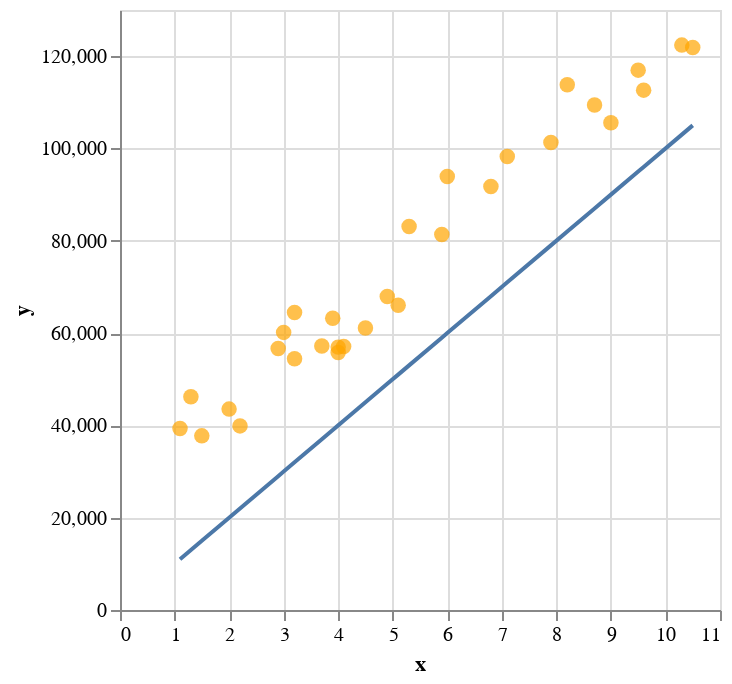

This figure's notebook cell:
### Code cell
# Solution
check_parameters(a=10000, b=0, x=x, y=y)

### Figure 1 — Vega-Lite specification as saved in the notebook (floating-point values rounded to 4 significant figures)
{"config": {"view": {"continuousWidth": 300, "continuousHeight": 300}}, "layer": [{"data": {"name": "data-e35a79e12b6a925ba6506537198092f8"}, "mark": {"type": "circle", "color": "orange", "size": 60}, "encoding": {"x": {"field": "x", "type": "quantitative"}, "y": {"field": "y", "type": "quantitative"}}}, {"data": {"name": "data-c7dd562e79267031f295820afd5ce3d0"}, "mark": {"type": "line"}, "encoding": {"x": {"field": "x", "type": "quantitative"}, "y": {"field": "y", "type": "quantitative"}}}], "$schema": "https://vega.github.io/schema/vega-lite/v5.20.1.json", "datasets": {"data-e35a79e12b6a925ba6506537198092f8": [{"x": 1.1, "y": 39340.0}, {"x": 1.3, "y": 46200.0}, {"x": 1.5, "y": 37730.0}, {"x": 2.0, "y": 43520.0}, {"x": 2.2, "y": 39890.0}, {"x": 2.9, "y": 56640.0}, {"x": 3.0, "y": 60150.0}, {"x": 3.2, "y": 54440.0}, {"x": 3.2, "y": 64440.0}, {"x": 3.7, "y": 57190.0}, {"x": 3.9, "y": 63220.0}, {"x": 4.0, "y": 55790.0}, {"x": 4.0, "y": 56960.0}, {"x": 4.1, "y": 57080.0}, {"x": 4.5, "y": 61110.0}, {"x": 4.9, "y": 67940.0}, {"x": 5.1, "y": 66030.0}, {"x": 5.3, "y": 83090.0}, {"x": 5.9, "y": 81360.0}, {"x": 6.0, "y": 93940.0}, {"x": 6.8, "y": 91740.0}, {"x": 7.1, "y": 98270.0}, {"x": 7.9, "y": 101300.0}, {"x": 8.2, "y": 113800.0}, {"x": 8.7, "y": 109400.0}, {"x": 9.0, "y": 105600.0}, {"x": 9.5, "y": 117000.0}, {"x": 9.6, "y": 112600.0}, {"x": 10.3, "y": 122400.0}, {"x": 10.5, "y": 121900.0}], "data-c7dd562e79267031f295820afd5ce3d0": [{"x": 1.1, "y": 11000.0}, {"x": 1.3, "y": 13000.0}, {"x": 1.5, "y": 15000.0}, {"x": 2.0, "y": 20000.0}, {"x": 2.2, "y": 22000.0}, {"x": 2.9, "y": 29000.0}, {"x": 3.0, "y": 30000.0}, {"x": 3.2, "y": 32000.0}, {"x": 3.2, "y": 32000.0}, {"x": 3.7, "y": 37000.0}, {"x": 3.9, "y": 39000.0}, {"x": 4.0, "y": 40000.0}, {"x": 4.0, "y": 40000.0}, {"x": 4.1, "y": 41000.0}, {"x": 4.5, "y": 45000.0}, {"x": 4.9, "y": 49000.0}, {"x": 5.1, "y": 51000.0}, {"x": 5.3, "y": 53000.0}, {"x": 5.9, "y": 59000.0}, {"x": 6.0, "y": 60000.0}, {"x": 6.8, "y": 68000.0}, {"x": 7.1, "y": 71000.0}, {"x": 7.9, "y": 79000.0}, {"x": 8.2, "y": 82000.0}, {"x": 8.7, "y": 87000.0}, {"x": 9.0, "y": 90000.0}, {"x": 9.5, "y": 95000.0}, {"x": 9.6, "y": 96000.0}, {"x": 10.3, "y": 103000.0}, {"x": 10.5, "y": 105000.0}]}}
